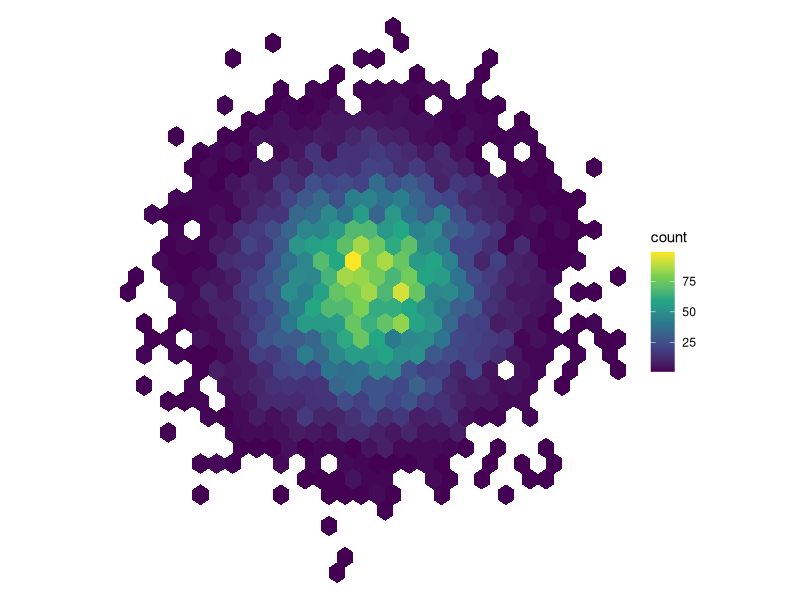
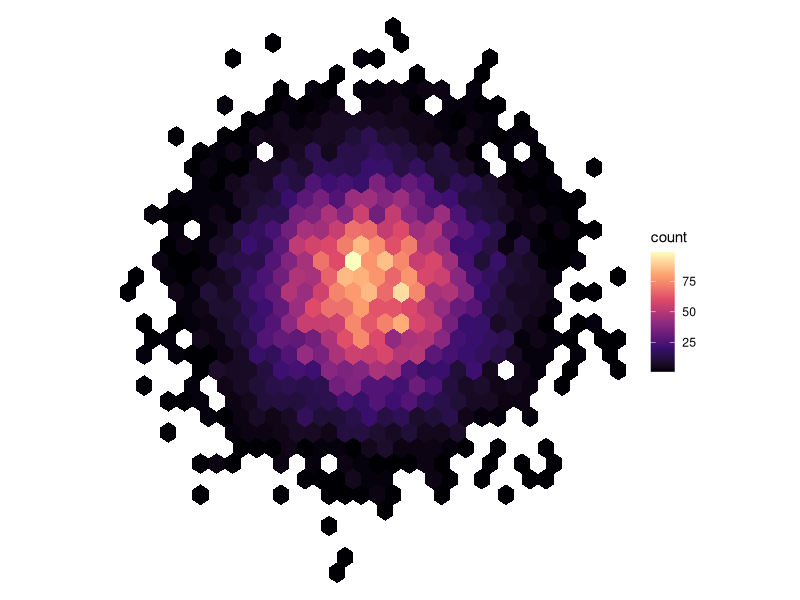

Generate these figures, in order, with R: (Note: this script raises an error after producing the figures.)
## ---- chunk 1
knitr::opts_chunk$set(echo = TRUE, cache = T)
## ---- chunk 2
library(ggplot2)
set.seed(1234)

p = 
  ggplot(
  data.frame(x= rnorm(1e4), y = rnorm(1e4)), 
  aes(x = x, y = y)
  ) +
  geom_hex() + 
  coord_fixed() +
  theme_void()
## ---- chunk 3
p + scale_fill_viridis_c()
## ---- chunk 4
p + scale_fill_viridis_c(option="A")
## ---- chunk 5
knitr::include_graphics("I:/Thesis_Codes/Thesis_R_Codes/figures/connectivity-plots_25k/Alexandre Laurent (hyper-coupled minority) at 50k rewirings_network.pdf")
